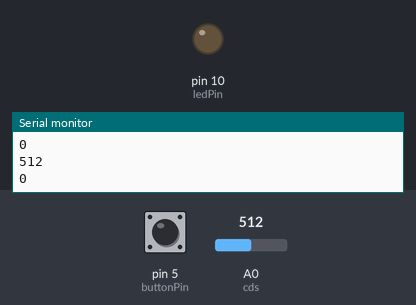
A sketch run on a simulated Arduino Uno, built with avr-gcc and run on an emulated ATmega328P. On the bench: output pins drawn as LEDs (lit = HIGH), the last lines printed to the serial monitor. The test bench sets the inputs (shaded band); at power-on: A0 (cds) = 512, pin 5 (buttonPin) LOW.

Above: at 1.2 s.
1.3 s: A0 (cds) set to 55
2.8 s: A0 (cds) set to 44
At 3.2 s:
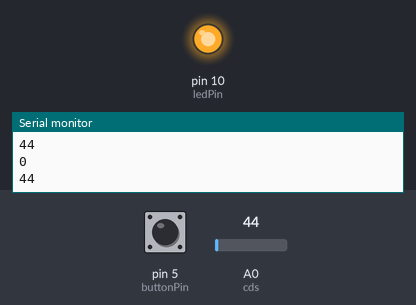
4.3 s: A0 (cds) set to 60
At 5.5 s:
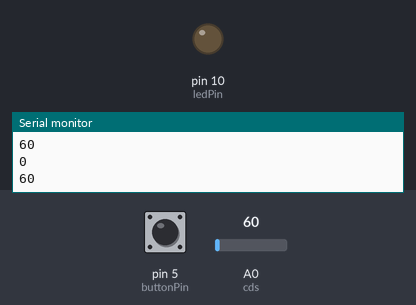
5.8 s: A0 (cds) set to 40
At 6.7 s:
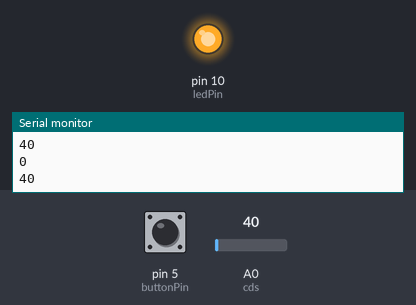
Timing chart, 0 to 8.3 s (numbered marks = the images above; inputs shaded):
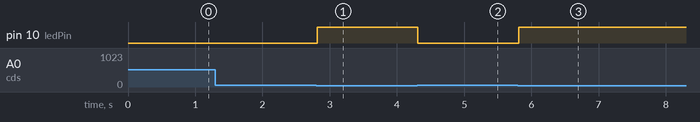

Measured:
- the behaviour switches between 50 and 49 on A0 (cds) (found by bisection; images 0 and 1)
- after the input at 2.8 s, pin 10 (ledPin): LOW → HIGH at once
- after the input at 4.3 s, pin 10 (ledPin): HIGH → LOW at once
- after the input at 5.8 s, pin 10 (ledPin): LOW → HIGH at once

The sketch:

Arducation_Mini_cds_sw_led.ino
```cpp
const int buttonPin = 5;
const int ledPin =  10;
const int cds = A0;

int buttonState = 0;
int cdsValue = A0;
const int thresholdValue = 50;

void setup() {
  Serial.begin(9600);
  pinMode(ledPin, OUTPUT);
  pinMode(buttonPin, INPUT);
  pinMode(cds, INPUT);

}

void loop() {
  buttonState = digitalRead(buttonPin);
  cdsValue = analogRead(A0);
  Serial.println(buttonState);
  Serial.println(cdsValue);

  if (buttonState == 11 || cdsValue < thresholdValue) {
    digitalWrite(ledPin, 1);
  } else {
    digitalWrite(ledPin, 0);
  }
}
```
